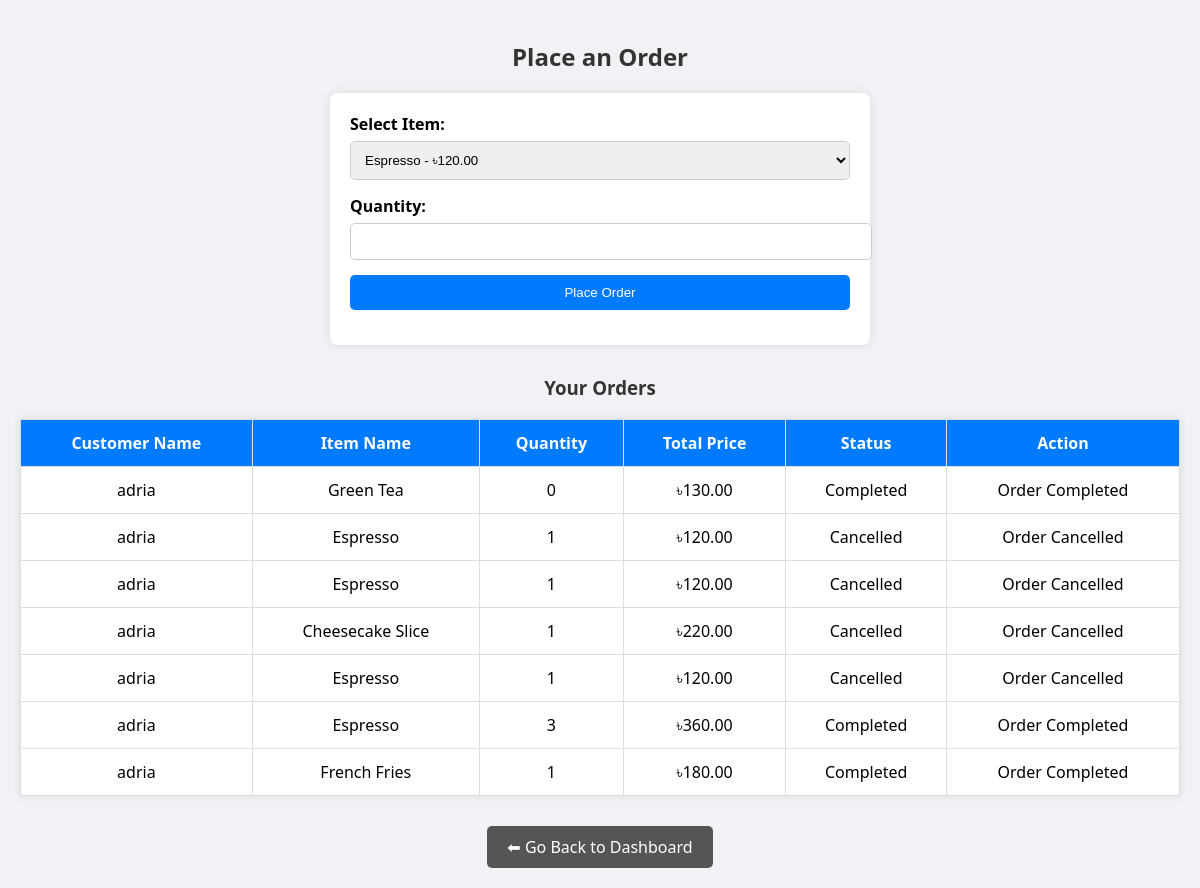
Page /CMS/customer/order.php (signed in) on the earlier database version.
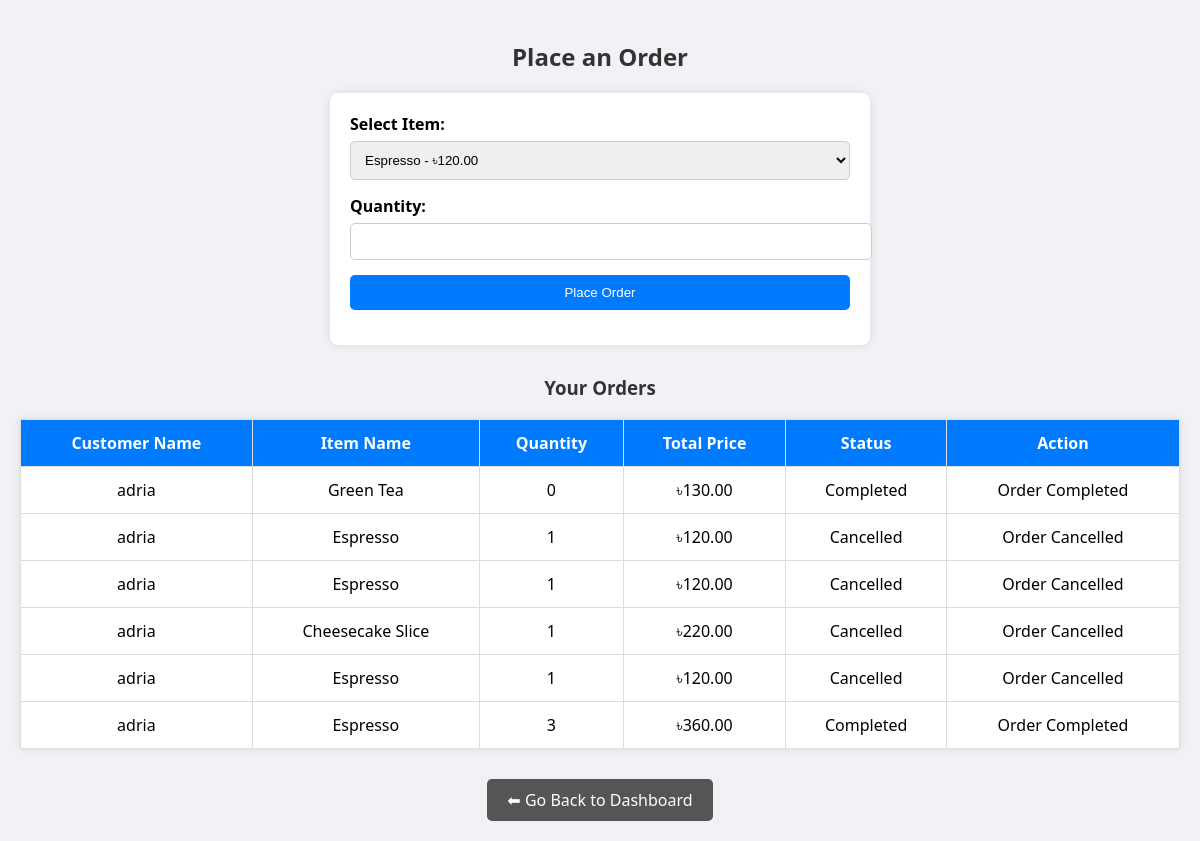
Same page on the later database version.
### tables this page shows
CREATE TABLE `orders` (
  `id` int(11) NOT NULL,
  `customer_id` int(11) DEFAULT NULL,
  `item_id` int(11) DEFAULT NULL,
  `order_date` datetime DEFAULT NULL,
  `status` varchar(20) DEFAULT NULL,
  `total_price` decimal(10,2) NOT NULL DEFAULT 0.00,
  `item_name` varchar(255) DEFAULT NULL,
  `quantity` int(11) NOT NULL
);

CREATE TABLE `customers` (
  `id` int(11) NOT NULL,
  `name` varchar(100) NOT NULL,
  `email` varchar(100) NOT NULL,
  `password` varchar(255) NOT NULL
);

### CMS/customer/order.php (the view, shortened to what this page needs)
<?php
include('../db_connect.php');
$customer_id = $_SESSION['customer_id'];
$menu_query = "SELECT * FROM menu";
$menu_result = mysqli_query($connection, $menu_query);
$order_query = "SELECT orders.*, customers.name AS customer_name FROM orders
                JOIN customers ON orders.customer_id = customers.id
                WHERE orders.customer_id='$customer_id'";
$order_result = mysqli_query($connection, $order_query);
?>
<!DOCTYPE html>
<html lang="en">
<head>
</head>
<body>
    <h2>Place an Order</h2>
    <form action="order.php" method="POST">
        <label for="item_id">Select Item:</label>
        <select name="item_id" required>
            <?php while ($row = mysqli_fetch_assoc($menu_result)) { ?>
                <option value="<?php echo $row['id']; ?>">
                    <?php echo $row['item_name'] . " - ৳" . $row['price']; ?>
                </option>
            <?php } ?>
        </select>
        <label for="quantity">Quantity:</label>
        <input type="number" name="quantity" min="1" required>
        <input type="submit" value="Place Order">
    </form>
    <h3>Your Orders</h3>
    <?php
    if (mysqli_num_rows($order_result) > 0) {
        echo "<table>
                <tr>
                    <th>Customer Name</th>
                    <th>Item Name</th>
                    <th>Quantity</th>
                    <th>Total Price</th>
                    <th>Status</th>
                    <th>Action</th>
                </tr>";
        while ($order = mysqli_fetch_assoc($order_result)) {
            echo "<tr>";
            echo "<td>" . $order['customer_name'] . "</td>";
            echo "<td>" . $order['item_name'] . "</td>";
            echo "<td>" . $order['quantity'] . "</td>";
            echo "<td>৳" . $order['total_price'] . "</td>";
            echo "<td>" . $order['status'] . "</td>";
            if ($order['status'] == 'Pending') {
                echo "<td class='action-links'>
                        <a href='order.php?cancel_order_id=" . $order['id'] . "'>Cancel</a> |
                        <a href='order.php?complete_order_id=" . $order['id'] . "'>Complete</a>
                    </td>";
            } else {
                echo "<td>Order " . $order['status'] . "</td>";
            }
            echo "</tr>";
        }
        echo "</table>";
    } else {
        echo "<p style='text-align:center;'>No orders found.</p>";
    }
    ?>
    <a href="customer_dashboard.php" class="button">⬅ Go Back to Dashboard</a>
</body>
</html>

### CMS/customer/order.php (style rules this page uses)
body { font-family: 'Segoe UI', sans-serif; background-color: #f0f2f5; margin: 0; padding: 20px; }
h2, h3 { text-align: center; color: #333; }
form { background: white; max-width: 500px; margin: 0 auto 30px; padding: 20px; border-radius: 8px; box-shadow: 0 0 10px rgba(0,0,0,0.1); }
label { display: block; margin-bottom: 6px; font-weight: bold; }
select, input[type="number"], input[type="submit"] { width: 100%; padding: 10px; margin-bottom: 15px; border-radius: 5px; border: 1px solid #ccc; }
input[type="submit"] { background-color: #007bff; color: white; border: none; cursor: pointer; }
table { width: 100%; border-collapse: collapse; background: white; box-shadow: 0 0 8px rgba(0,0,0,0.1); }
th, td { padding: 12px; border: 1px solid #ddd; text-align: center; }
th { background-color: #007bff; color: white; }
a { text-decoration: none; }
a.button { display: inline-block; background-color: #555; color: white; padding: 10px 20px; border-radius: 5px; text-align: center; margin: 30px auto 0; display: block; width: max-content; }

Differences in the rows shown:
removed orders: customer.name "adria", item_name "French Fries", quantity "1", total_price "180.00", status "Completed"
